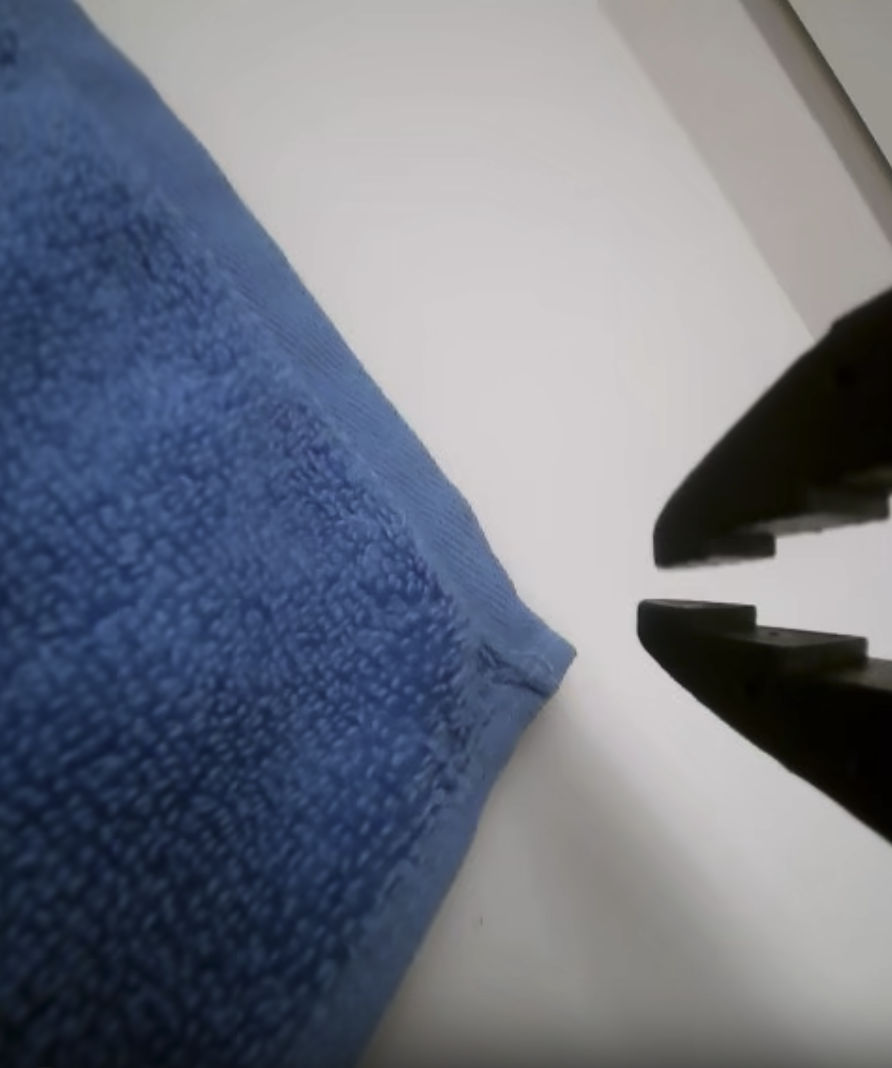
#> input picture robot_learning_2026/debug_images/1.png, 892 x 1068 px
$ python fill_missing_empty_masks.py --mask-dir ../../debug_images
#> lines starting #> are read from the running program, lines starting #| are printed output that depends on the picture
#!/usr/bin/env python3
from __future__ import annotations

import argparse
import re
from pathlib import Path

import cv2
import numpy as np


MASK_RE = re.compile(r"^(\d+)\.png$")


def find_numbered_masks(mask_dir: Path) -> dict[int, Path]:
    masks: dict[int, Path] = {}

    for p in mask_dir.glob("*.png"):
        m = MASK_RE.match(p.name)
        if not m:
            continue
        masks[int(m.group(1))] = p

    return masks


def infer_mask_shape(mask_paths: list[Path]) -> tuple[int, int]:
    for p in mask_paths:
        img = cv2.imread(str(p), cv2.IMREAD_GRAYSCALE)
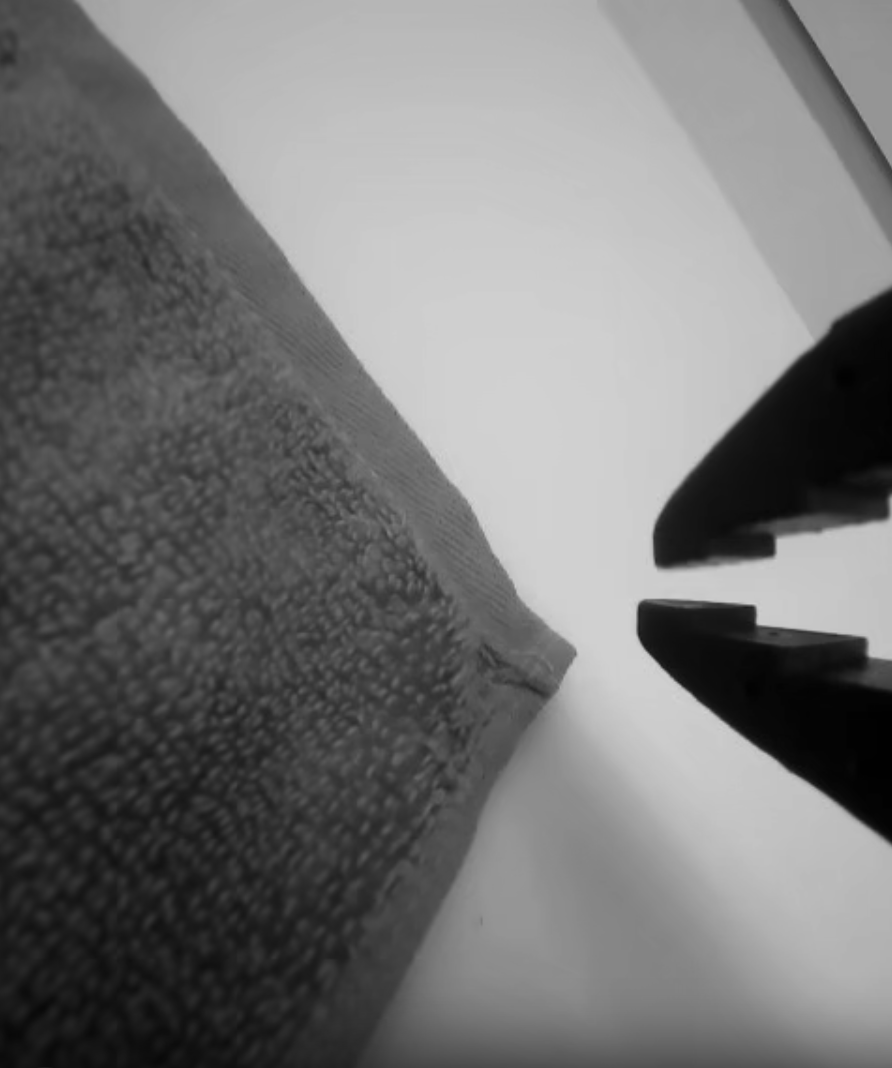
#> img: shape (1068, 892); min 1, max 211, mean 117.1
        if img is not None:
            return img.shape[:2]

    raise RuntimeError("Could not read any existing PNG mask to infer image size.")


def main() -> None:
    parser = argparse.ArgumentParser(
        description="Fill missing numbered PNG masks with empty all-zero masks."
    )
    parser.add_argument("--mask-dir", required=True)
    parser.add_argument(
        "--num-frames",
        type=int,
        default=None,
        help="Expected total frame count. If omitted, fills gaps from min existing index to max existing index.",
    )
    parser.add_argument(
        "--start-index",
        type=int,
        default=0,
        help="First expected mask index. Default: 0.",
    )
    parser.add_argument(
        "--digits",
        type=int,
        default=6,
        help="Filename zero padding. Default: 6 -> 000123.png.",
    )
    parser.add_argument(
        "--dry-run",
        action="store_true",
        help="Only print what would be created.",
    )

    parser.add_argument(
        "--print-all",
        action="store_true",
        help="Print all missing mask indices.",
    )

    args = parser.parse_args()

    mask_dir = Path(args.mask_dir).expanduser().resolve()
    if not mask_dir.exists():
        raise FileNotFoundError(mask_dir)

    masks = find_numbered_masks(mask_dir)
    if not masks:
        raise RuntimeError(f"No numbered PNG masks found in {mask_dir}")

    h, w = infer_mask_shape(list(masks.values()))
#> h = 1068; w = 892

    if args.num_frames is not None:
        expected_indices = range(args.start_index, args.start_index + args.num_frames)
    else:
        #expected_indices = range(min(masks), max(masks) + 1)
        expected_indices = range(args.start_index, max(masks) + 1)

    missing = [i for i in expected_indices if i not in masks]

    print(f"Mask dir:          {mask_dir}")
    print(f"Existing masks:    {len(masks)}")
    print(f"Mask shape:        {w}x{h}")
#| Mask shape:        892x1068
    print(f"Missing masks:     {len(missing)}")

    if not missing:
        print("Nothing to fill.")
        return

    print("First missing:")
    for i in missing[:20]:
        print(f"  {i:0{args.digits}d}.png")

    if args.print_all:
        print("All missing:")
        for i in missing:
            print(f"  {i:0{args.digits}d}.png")

    if args.dry_run:
        print("\nDry run only. No files written.")
        return

    empty = np.zeros((h, w), dtype=np.uint8)

    for i in missing:
        out_path = mask_dir / f"{i:0{args.digits}d}.png"
        ok = cv2.imwrite(str(out_path), empty)
        if not ok:
            raise RuntimeError(f"Failed to write {out_path}")

    print(f"\nWrote {len(missing)} empty mask(s).")


if __name__ == "__main__":
    main()
